Frame 1 (no input): blank canvas, image omitted
Frame 60 (no input): blank canvas, image omitted
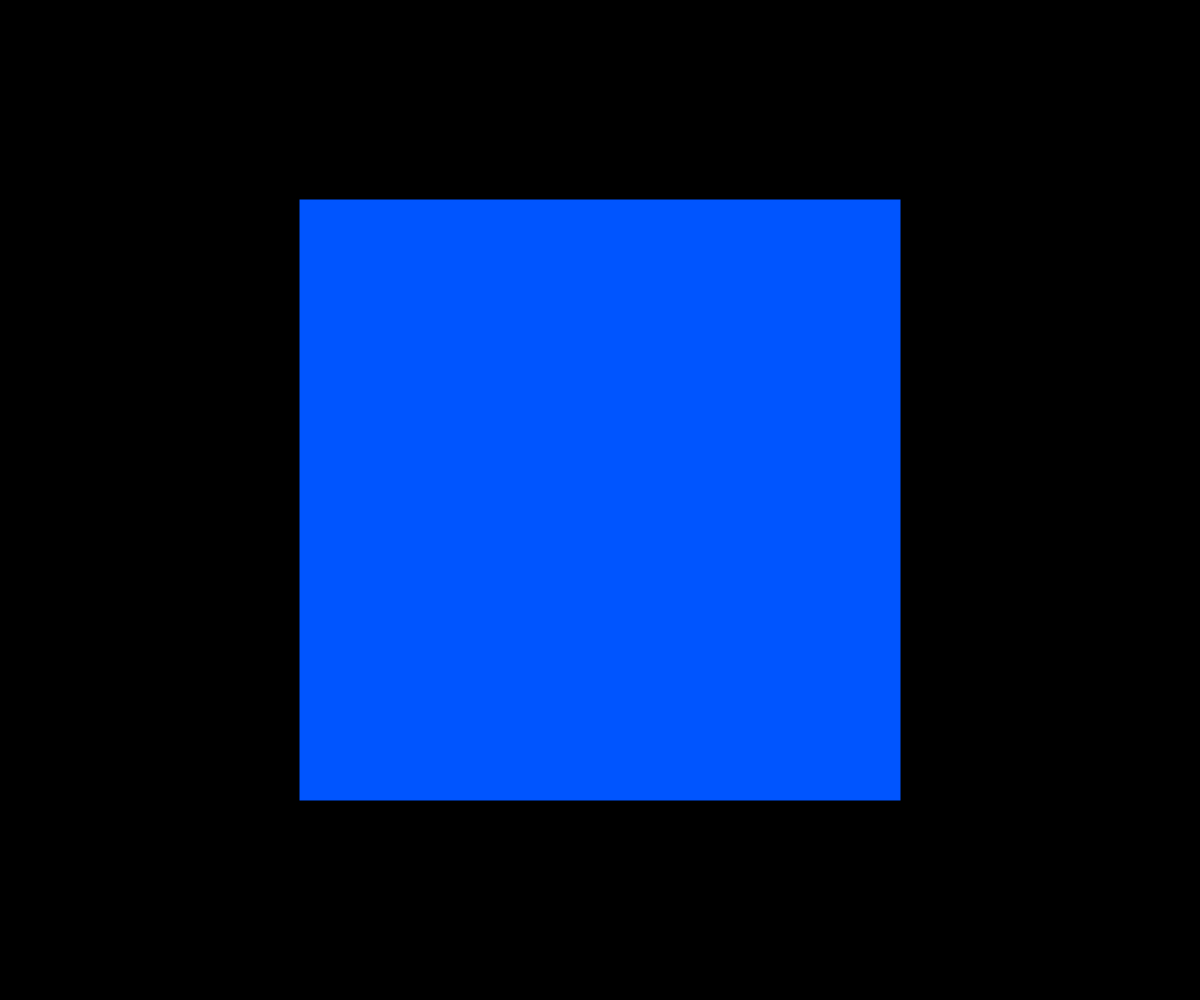
Frame 120 (the mouse pressed at the canvas centre since frame 60)

The p5.js sketch whose frames 1 and 60 were blank and that drew this single picture after the mouse press (run headless with seeded random() and noise() and a simulated clock; from frame 60 on, the mouse is pressed at the canvas centre):

// p5.js sketch
// ── sketch.js
function setup() {
  createCanvas(windowWidth, windowHeight);

}

function draw() {
   colorMode(HSB,360,100,100);
   rectMode(CENTER);
   background(mouseY%360,mouseX%100, mouseX%100);
   noStroke();
   fill(360-mouseY%360, 100-mouseX%100,100-mouseX%100);
   rect(width/2, height/2, mouseX+1, mouseX+1);
}
